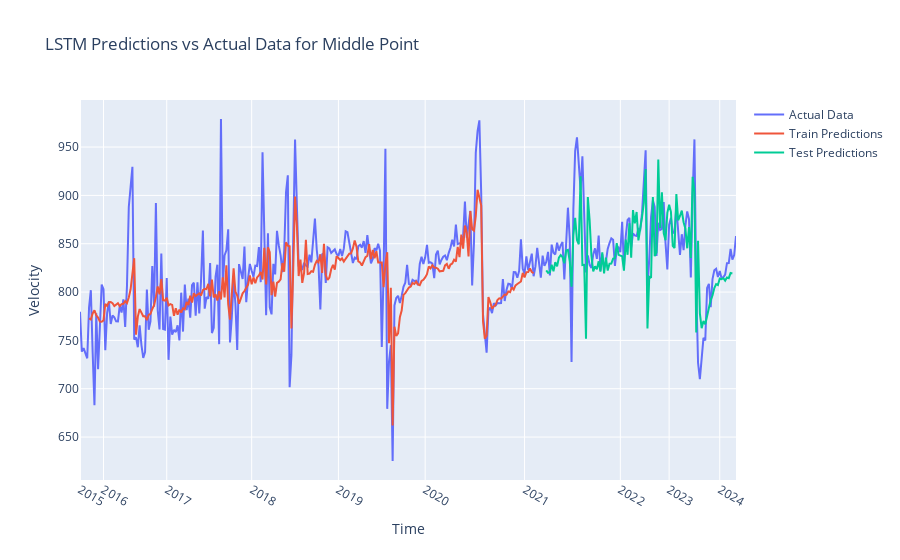

The notebook cell saved with this chart:
### Code cell
# Create traces
fig = go.Figure()
fig.add_trace(go.Scatter(y=scaler.inverse_transform(dataset).flatten(), mode='lines', name='Actual Data'))
fig.add_trace(go.Scatter(y=trainPredictPlot_lstm.flatten(), mode='lines', name='Train Predictions'))
fig.add_trace(go.Scatter(y=testPredictPlot_lstm.flatten(), mode='lines', name='Test Predictions'))

# Update layout for dark theme
fig.update_layout(title='LSTM Predictions vs Actual Data for ' + point_name.capitalize() + ' Point', xaxis_title='Time', yaxis_title='Velocity')
# Update x-axis to show only one tick per year
years = pd.to_datetime(df['time']).dt.year
unique_years = sorted(years.unique())
fig.update_xaxes(tickvals=[df.index[years == year][0] for year in unique_years], ticktext=unique_years)
fig.write_image('../figures/8_LSTM_preds_' + point_name + '.png')
fig.show()

### Figure 1 — Plotly figure (JSON) as saved in the notebook; plotly's stock layout.template omitted (floating-point values rounded to 4 significant figures; data arrays with more than 128 entries replaced by an {"elided": "..."} marker saying what was removed)
{"data": [{"mode": "lines", "name": "Actual Data", "type": "scatter", "y": {"elided": "364 float values"}}, {"mode": "lines", "name": "Train Predictions", "type": "scatter", "y": {"elided": "364 float values"}}, {"mode": "lines", "name": "Test Predictions", "type": "scatter", "y": {"elided": "364 float values"}}], "layout": {"title": {"text": "LSTM Predictions vs Actual Data for Middle Point"}, "xaxis": {"ticktext": [2015, 2016, 2017, 2018, 2019, 2020, 2021, 2022, 2023, 2024], "tickvals": [0, 13, 48, 95, 143, 191, 246, 299, 326, 354], "title": {"text": "Time"}}, "yaxis": {"title": {"text": "Velocity"}}}}
